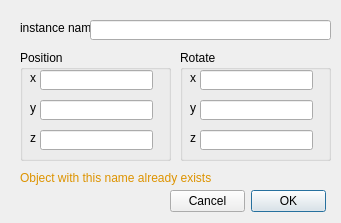
<?xml version="1.0" encoding="UTF-8"?>
<ui version="4.0">
 <class>AddOrEditSGOOnMapDialog</class>
 <widget class="QDialog" name="AddOrEditSGOOnMapDialog">
  <property name="geometry">
   <rect>
    <x>0</x>
    <y>0</y>
    <width>341</width>
    <height>223</height>
   </rect>
  </property>
  <property name="windowTitle">
   <string>add/edit static game object on map instance</string>
  </property>
  <widget class="QGroupBox" name="positionGroupBox">
   <property name="geometry">
    <rect>
     <x>20</x>
     <y>50</y>
     <width>151</width>
     <height>111</height>
    </rect>
   </property>
   <property name="title">
    <string>Position</string>
   </property>
   <widget class="QLabel" name="xPosLbl">
    <property name="geometry">
     <rect>
      <x>10</x>
      <y>20</y>
      <width>16</width>
      <height>16</height>
     </rect>
    </property>
    <property name="text">
     <string>x</string>
    </property>
   </widget>
   <widget class="QLabel" name="yPosLbl">
    <property name="geometry">
     <rect>
      <x>10</x>
      <y>50</y>
      <width>16</width>
      <height>16</height>
     </rect>
    </property>
    <property name="text">
     <string>y</string>
    </property>
   </widget>
   <widget class="QLineEdit" name="yPosTxt">
    <property name="geometry">
     <rect>
      <x>20</x>
      <y>50</y>
      <width>113</width>
      <height>20</height>
     </rect>
    </property>
   </widget>
   <widget class="QLabel" name="zPosLbl">
    <property name="geometry">
     <rect>
      <x>10</x>
      <y>80</y>
      <width>16</width>
      <height>16</height>
     </rect>
    </property>
    <property name="text">
     <string>z</string>
    </property>
   </widget>
   <widget class="QLineEdit" name="zPosTxt">
    <property name="geometry">
     <rect>
      <x>20</x>
      <y>80</y>
      <width>113</width>
      <height>20</height>
     </rect>
    </property>
   </widget>
   <widget class="QLineEdit" name="xPosTxt">
    <property name="geometry">
     <rect>
      <x>20</x>
      <y>20</y>
      <width>113</width>
      <height>20</height>
     </rect>
    </property>
   </widget>
  </widget>
  <widget class="QGroupBox" name="rotateGroupBox">
   <property name="geometry">
    <rect>
     <x>180</x>
     <y>50</y>
     <width>151</width>
     <height>111</height>
    </rect>
   </property>
   <property name="title">
    <string>Rotate</string>
   </property>
   <widget class="QLabel" name="xRotateLbl">
    <property name="geometry">
     <rect>
      <x>10</x>
      <y>20</y>
      <width>16</width>
      <height>16</height>
     </rect>
    </property>
    <property name="text">
     <string>x</string>
    </property>
   </widget>
   <widget class="QLabel" name="yRotateLbl">
    <property name="geometry">
     <rect>
      <x>10</x>
      <y>50</y>
      <width>16</width>
      <height>16</height>
     </rect>
    </property>
    <property name="text">
     <string>y</string>
    </property>
   </widget>
   <widget class="QLineEdit" name="yRotateTxt">
    <property name="geometry">
     <rect>
      <x>20</x>
      <y>50</y>
      <width>113</width>
      <height>20</height>
     </rect>
    </property>
   </widget>
   <widget class="QLabel" name="zRotateLbl">
    <property name="geometry">
     <rect>
      <x>10</x>
      <y>80</y>
      <width>16</width>
      <height>16</height>
     </rect>
    </property>
    <property name="text">
     <string>z</string>
    </property>
   </widget>
   <widget class="QLineEdit" name="zRotateTxt">
    <property name="geometry">
     <rect>
      <x>20</x>
      <y>80</y>
      <width>113</width>
      <height>20</height>
     </rect>
    </property>
   </widget>
   <widget class="QLineEdit" name="xRotateTxt">
    <property name="geometry">
     <rect>
      <x>20</x>
      <y>20</y>
      <width>113</width>
      <height>20</height>
     </rect>
    </property>
   </widget>
  </widget>
  <widget class="QLabel" name="instanceNameLbl">
   <property name="geometry">
    <rect>
     <x>20</x>
     <y>20</y>
     <width>71</width>
     <height>16</height>
    </rect>
   </property>
   <property name="text">
    <string>instance name</string>
   </property>
  </widget>
  <widget class="QLineEdit" name="instanceNameTxt">
   <property name="geometry">
    <rect>
     <x>90</x>
     <y>20</y>
     <width>241</width>
     <height>20</height>
    </rect>
   </property>
  </widget>
  <widget class="QDialogButtonBox" name="buttonBox">
   <property name="geometry">
    <rect>
     <x>170</x>
     <y>190</y>
     <width>156</width>
     <height>23</height>
    </rect>
   </property>
   <property name="layoutDirection">
    <enum>Qt::RightToLeft</enum>
   </property>
   <property name="orientation">
    <enum>Qt::Horizontal</enum>
   </property>
   <property name="standardButtons">
    <set>QDialogButtonBox::Cancel|QDialogButtonBox::Ok</set>
   </property>
  </widget>
  <widget class="QLabel" name="validationWarningLbl">
   <property name="enabled">
    <bool>true</bool>
   </property>
   <property name="geometry">
    <rect>
     <x>20</x>
     <y>170</y>
     <width>311</width>
     <height>16</height>
    </rect>
   </property>
   <property name="palette">
    <palette>
     <active>
      <colorrole role="WindowText">
       <brush brushstyle="SolidPattern">
        <color alpha="255">
         <red>221</red>
         <green>147</green>
         <blue>0</blue>
        </color>
       </brush>
      </colorrole>
      <colorrole role="Text">
       <brush brushstyle="SolidPattern">
        <color alpha="255">
         <red>0</red>
         <green>0</green>
         <blue>0</blue>
        </color>
       </brush>
      </colorrole>
     </active>
     <inactive>
      <colorrole role="WindowText">
       <brush brushstyle="SolidPattern">
        <color alpha="255">
         <red>221</red>
         <green>147</green>
         <blue>0</blue>
        </color>
       </brush>
      </colorrole>
      <colorrole role="Text">
       <brush brushstyle="SolidPattern">
        <color alpha="255">
         <red>0</red>
         <green>0</green>
         <blue>0</blue>
        </color>
       </brush>
      </colorrole>
     </inactive>
     <disabled>
      <colorrole role="WindowText">
       <brush brushstyle="SolidPattern">
        <color alpha="255">
         <red>120</red>
         <green>120</green>
         <blue>120</blue>
        </color>
       </brush>
      </colorrole>
      <colorrole role="Text">
       <brush brushstyle="SolidPattern">
        <color alpha="255">
         <red>120</red>
         <green>120</green>
         <blue>120</blue>
        </color>
       </brush>
      </colorrole>
     </disabled>
    </palette>
   </property>
   <property name="text">
    <string>Object with this name already exists</string>
   </property>
  </widget>
 </widget>
 <layoutdefault spacing="6" margin="11"/>
 <resources/>
 <connections>
  <connection>
   <sender>buttonBox</sender>
   <signal>accepted()</signal>
   <receiver>AddOrEditSGOOnMapDialog</receiver>
   <slot>accept()</slot>
   <hints>
    <hint type="sourcelabel">
     <x>247</x>
     <y>201</y>
    </hint>
    <hint type="destinationlabel">
     <x>170</x>
     <y>111</y>
    </hint>
   </hints>
  </connection>
  <connection>
   <sender>buttonBox</sender>
   <signal>rejected()</signal>
   <receiver>AddOrEditSGOOnMapDialog</receiver>
   <slot>reject()</slot>
   <hints>
    <hint type="sourcelabel">
     <x>247</x>
     <y>201</y>
    </hint>
    <hint type="destinationlabel">
     <x>170</x>
     <y>111</y>
    </hint>
   </hints>
  </connection>
 </connections>
</ui>
